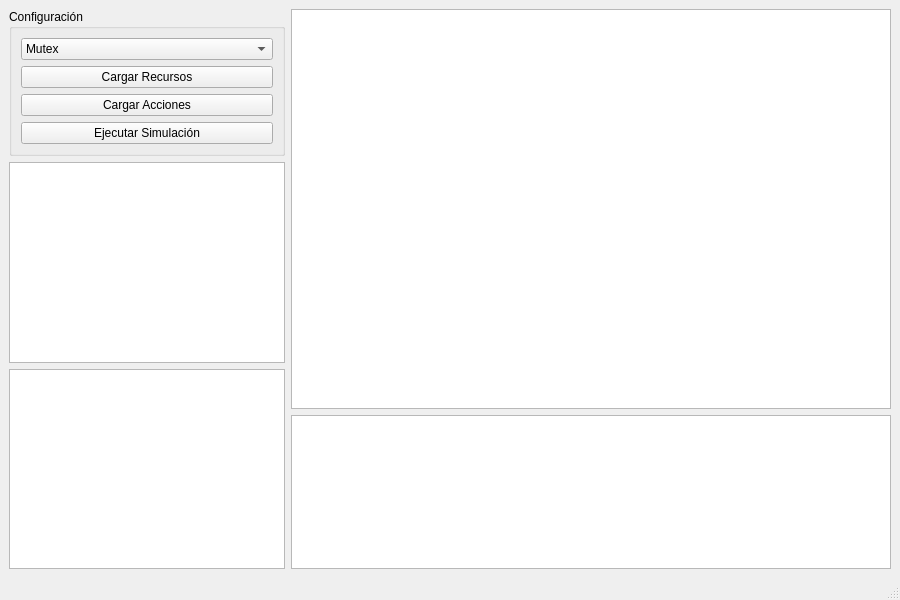
<?xml version="1.0" encoding="UTF-8"?>
<ui version="4.0">
 <class>SynchronizationWindow</class>
 <widget class="QMainWindow" name="SynchronizationWindow">
  <property name="geometry">
   <rect>
    <x>0</x>
    <y>0</y>
    <width>900</width>
    <height>600</height>
   </rect>
  </property>
  <property name="windowTitle">
   <string>Simulador de Sincronización</string>
  </property>
  <widget class="QWidget" name="centralwidget">
   <layout class="QHBoxLayout" name="horizontalLayout_2">
    <item>
     <layout class="QVBoxLayout" name="verticalLayout">
      <item>
       <widget class="QGroupBox" name="groupBox">
        <property name="title">
         <string>Configuración</string>
        </property>
        <layout class="QVBoxLayout" name="verticalLayout_2">
         <item>
          <widget class="QComboBox" name="cbSyncType">
           <item>
            <property name="text">
             <string>Mutex</string>
            </property>
           </item>
           <item>
            <property name="text">
             <string>Semáforo</string>
            </property>
           </item>
          </widget>
         </item>
         <item>
          <widget class="QPushButton" name="btnLoadResources">
           <property name="text">
            <string>Cargar Recursos</string>
           </property>
          </widget>
         </item>
         <item>
          <widget class="QPushButton" name="btnLoadActions">
           <property name="text">
            <string>Cargar Acciones</string>
           </property>
          </widget>
         </item>
         <item>
          <widget class="QPushButton" name="btnRunSimulation">
           <property name="text">
            <string>Ejecutar Simulación</string>
           </property>
          </widget>
         </item>
        </layout>
       </widget>
      </item>
      <item>
       <widget class="QTextEdit" name="txtResources"/>
      </item>
      <item>
       <widget class="QTextEdit" name="txtActions"/>
      </item>
     </layout>
    </item>
    <item>
     <layout class="QVBoxLayout" name="verticalLayout_3">
      <item>
       <widget class="QGraphicsView" name="graphicsView">
        <property name="minimumSize">
         <size>
          <width>600</width>
          <height>400</height>
         </size>
        </property>
       </widget>
      </item>
      <item>
       <widget class="QTextEdit" name="txtLog"/>
      </item>
     </layout>
    </item>
   </layout>
  </widget>
  <widget class="QMenuBar" name="menubar">
   <property name="geometry">
    <rect>
     <x>0</x>
     <y>0</y>
     <width>900</width>
     <height>21</height>
    </rect>
   </property>
  </widget>
  <widget class="QStatusBar" name="statusbar"/>
 </widget>
 <resources/>
 <connections/>
</ui>
